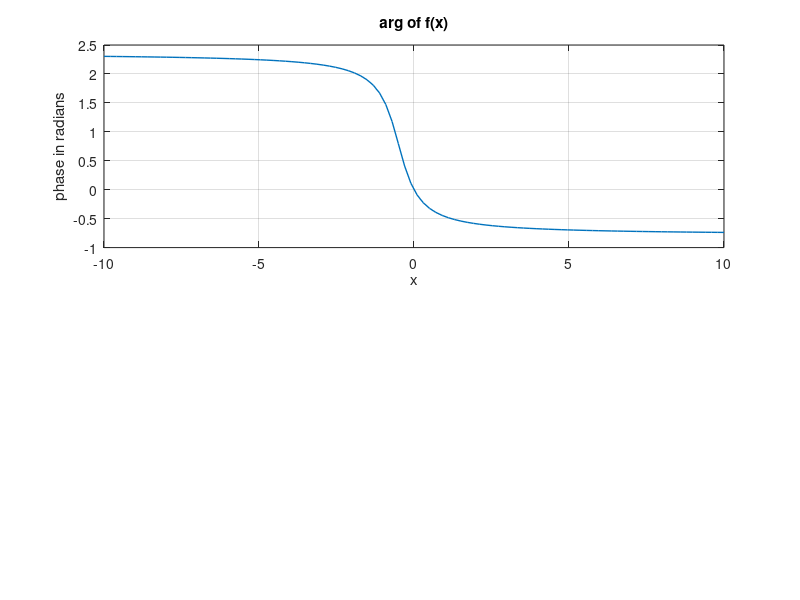

The MATLAB source for this figure:

z= 1+1i;
x=linspace(-10,10,100);
f=(1./(z .*x +1));

fmagnitude = abs(f);
farg = angle(f);
figure;

subplot(2,1,1);

plot(x,fmagnitude,'Linewidth', 1.5);
grid on;
title ('Graph of |f(x)|');
xlabel('x');
ylabel('magnitude');

subplot(2,1,1);
plot(x,farg, 'Linewidth',1);
grid on;
title('arg of f(x)');
xlabel('x');
ylabel('phase in radians');

